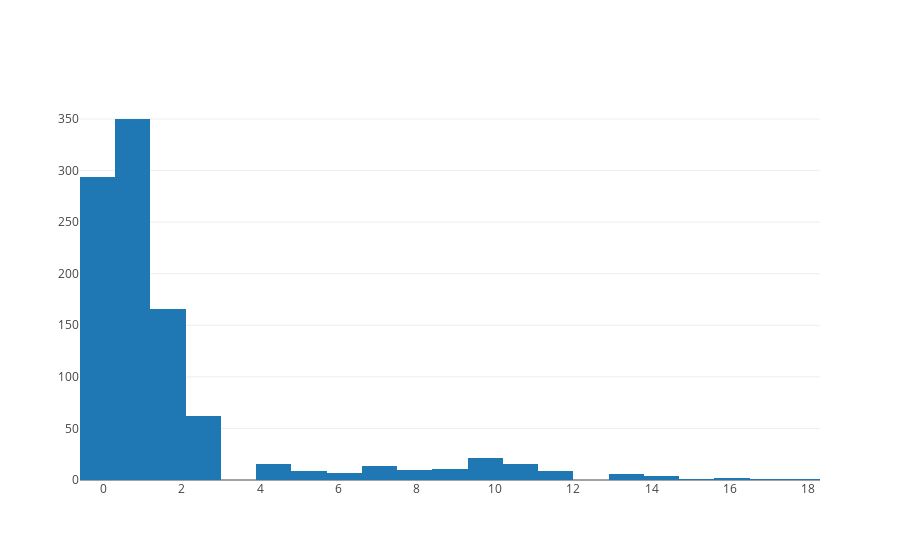

The notebook cell saved with this chart:
### Code cell
trace = go.Histogram(
    x = scores,
    xbins=dict(
        start=scores.min()-scores.std()/2.0,
        end=scores.max()+scores.std()/2.0,
        size=(scores.max()-scores.min())/20.0
    )
)

data = [trace]

fig = go.Figure(data=data)

iplot(fig)

### Figure 1 — Plotly figure (JSON) as saved in the notebook; plotly's stock layout.template omitted (floating-point values rounded to 4 significant figures; data arrays with more than 128 entries replaced by an {"elided": "..."} marker saying what was removed)
{"data": [{"type": "histogram", "x": {"elided": "1000 int values"}, "xbins": {"end": 19.5, "size": 0.9, "start": -1.498}}], "layout": {}}
